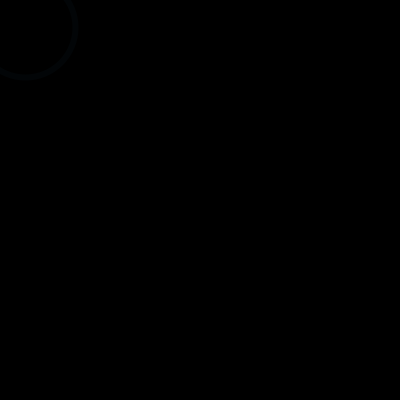
Frame 1 (no input)
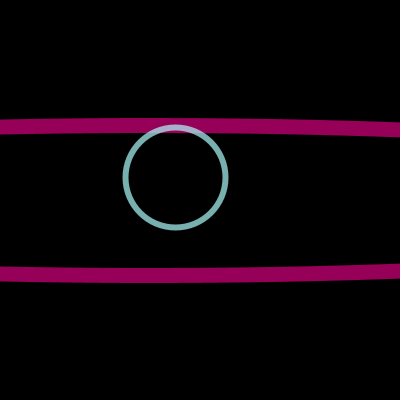
Frame 60 (the mouse pressed at the canvas centre just before this capture)
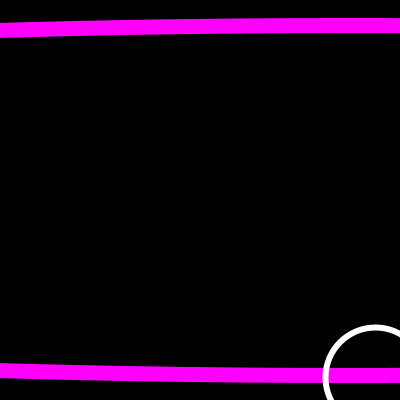
Frame 120 (the mouse held since frame 60 and released just before this capture)

The Processing sketch that drew these frames (run headless with seeded random() and noise(); from frame 60 on, the mouse is pressed at the canvas centre):

// Processing sketch: processing_60755
// ── processing_60755.pde

int x=0;
int y=0;
int i=0;
int speed=25;
float r=random(400);
float j=random(255);
float k=random(255);
float l=random(255);
void setup(){
  size(400, 400);
  background(0);
}
void draw(){
  background(0);
  frameRate(30);
  for (i=0; i<400; i=i+1);
  smooth();
noFill();
  strokeWeight(15);
  stroke(2*x, 0, x, x);
  ellipse(x, 200, y, x);
  x=x+speed;
  y=y+speed;
  if((speed>=800)||(x>=800)||(x<=0)||(speed<=0)){
  speed=speed*-1;
 x=x+10;
 y=y-10;
 x=0;
 y=0;
}
 stroke(x, 2*x, 3*x, x);
  strokeWeight(6);
  smooth();
  noFill();
  ellipse(x, x+2, 100, 100);
  x=x+speed;
  if(x>=width){
    x=0;
  }

}
